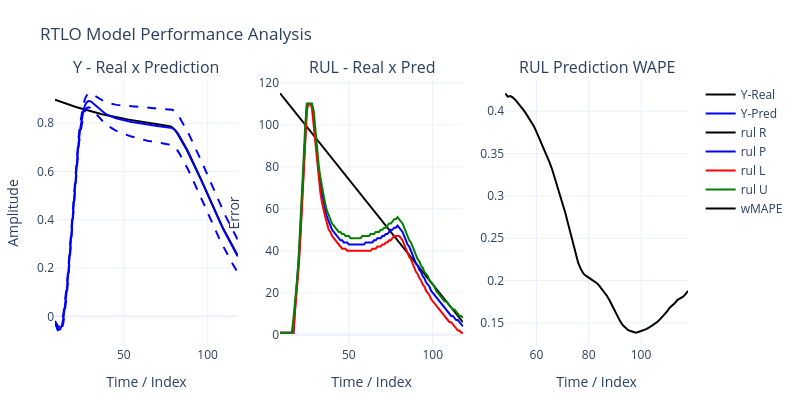

The notebook cell this image was saved under:
### Code cell
nI,nR,nO,N1,N2,N3,τ= params
X,Y = PrepareDataAhead(sig,n=nI,m=nO)
X,Y = X[:-1], Y[:-1]
rnn = RTLO(nI,nR,nO,[N1,N2,N3],τ)
rnn.ref = len(sig)-nI
for i in range(len(X[:])):
    #rnn.PredRul(x=X[i],store=True)
    rnn.PredRulIntr2(x=X[i],maxRul=110,store=True,show=False)
    rnn.fit(X[i],Y[i],store=True,start=40,show=False)
print(rnn.εM,rnn.εR)  
PlotPredErrorPLY(rnn,w=800,h=400)
